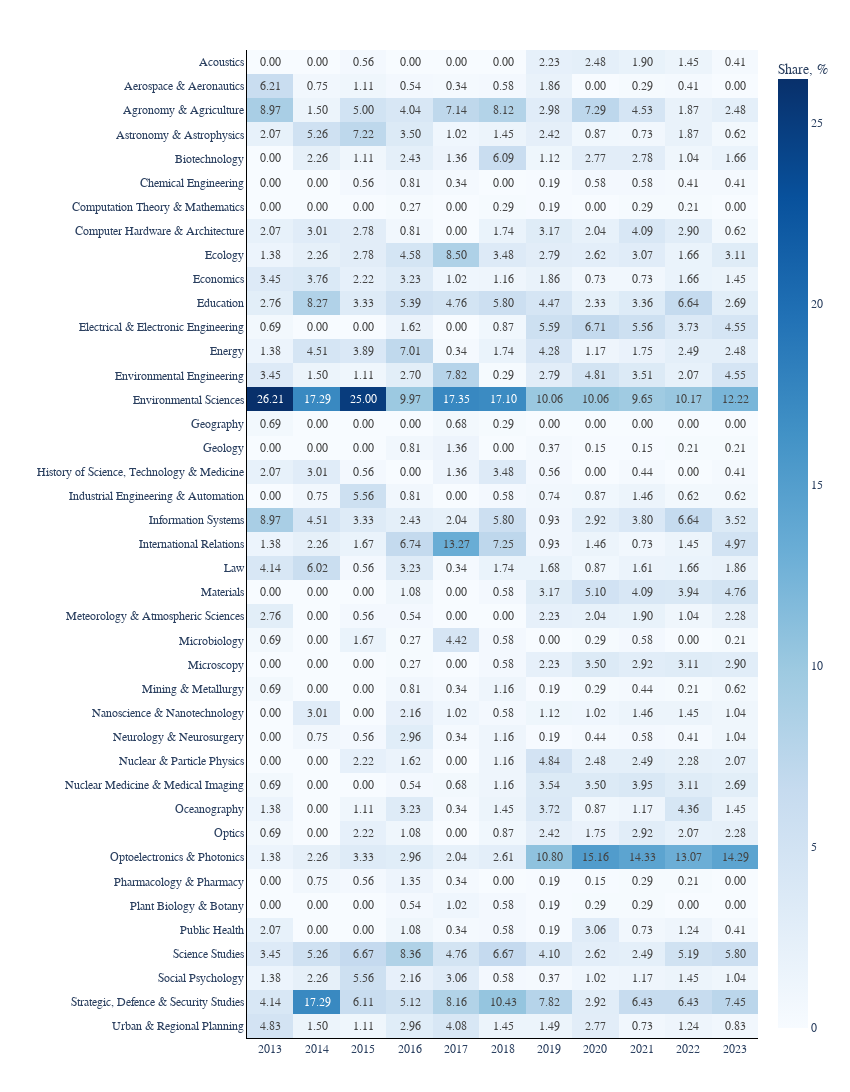

The cell this chart's notebook holds for it:
### Markdown cell above
During Xi Jinping's era, the research articles predominantly centered around subfields like Environmental Sciences, Agronomy & Agriculture, Computer Hardware & Architecture, Ecology, Economics, Education, Electrical & Electronic Engineering, Energy, Environmental Engineering, Information Systems, Optoelectronics & Photonics, Science Studies, and Strategic, Defence & Security Studies.

In 2023, Optoelectronics & Photonics emerged as the most represented subfield, making up 14.29% of the topics. It was followed by Environmental Sciences at 12.22%, Strategic, Defence & Security Studies at 7.45%, Science Studies at 5.80%, and International Relations at 4.97%. While these numbers suggest a strong focus on these areas, there's an inconsistency: despite the apparent emphasis on Optoelectronics & Photonics, Strategic Studies, and Environmental Sciences, other important and emerging fields like Materials, Meteorology & Atmospheric Sciences, Nuclear & Particle Physics, Microscopy, and Nuclear Medicine & Medical Imaging are underrepresented. 

This underrepresentation could indicate a gap between the evolving scientific priorities and the actual research output, pointing to potential areas for future growth and exploration.

### Code cell
#| echo: false
#| output: true
#| fig-cap: 'Distribution of Articles by Subfield, 2013-2023'
#| label: fig-subfield-distribution

gp = df.groupby(['year', 'subfield_en'])['title_cn'].nunique().reset_index(name='count')
gp['share'] = gp['count'] / gp.groupby('year')['count'].transform('sum')*100
gp = gp[gp['year'] > 2012]

# pivot the df to create a matrix & fill nan values with 0
heatmap_data = gp.pivot(index='subfield_en', columns='year', values='share')
heatmap_data = heatmap_data.fillna(0)

fig = px.imshow(heatmap_data,
                text_auto = '.2f',
                template='plotly_white',
                color_continuous_scale='Blues',
                labels = dict(x = "Year", y = "", color = "Share, %"))

fig.update_layout(
    layout,
    width=850,
    height=1500,
    #title='Distribution of Articles by Field, 2013-2023',
    xaxis=dict(
        side = "bottom",
        tickmode='array', 
        tickvals=gp['year'].unique()
    )
)

fig.update_traces(
    hovertemplate='Year: %{x}<br>Subfield: %{y}<br>Share: %{z:.2f}%<extra></extra>'
)

fig.show()

### Figure 1 — Plotly figure (JSON) as saved in the notebook; plotly's stock layout.template omitted (floating-point values rounded to 4 significant figures; data arrays with more than 128 entries replaced by an {"elided": "..."} marker saying what was removed)
{"data": [{"coloraxis": "coloraxis", "hovertemplate": "Year: %{x}<br>Subfield: %{y}<br>Share: %{z:.2f}%<extra></extra>", "name": "0", "texttemplate": "%{z:.2f}", "type": "heatmap", "x": [2013, 2014, 2015, 2016, 2017, 2018, 2019, 2020, 2021, 2022, 2023], "xaxis": "x", "y": ["Acoustics", "Aerospace & Aeronautics", "Agronomy & Agriculture", "Astronomy & Astrophysics", "Biotechnology", "Chemical Engineering", "Computation Theory & Mathematics", "Computer Hardware & Architecture", "Ecology", "Economics", "Education", "Electrical & Electronic Engineering", "Energy", "Environmental Engineering", "Environmental Sciences", "Geography", "Geology", "History of Science, Technology & Medicine", "Industrial Engineering & Automation", "Information Systems", "International Relations", "Law", "Materials", "Meteorology & Atmospheric Sciences", "Microbiology", "Microscopy", "Mining & Metallurgy", "Nanoscience & Nanotechnology", "Neurology & Neurosurgery", "Nuclear & Particle Physics", "Nuclear Medicine & Medical Imaging", "Oceanography", "Optics", "Optoelectronics & Photonics", "Pharmacology & Pharmacy", "Plant Biology & Botany", "Public Health", "Science Studies", "Social Psychology", "Strategic, Defence & Security Studies", "Urban & Regional Planning"], "yaxis": "y", "z": {"elided": "41x11 float values"}}], "layout": {"coloraxis": {"colorbar": {"title": {"text": "Share, %"}}, "colorscale": [[0, "rgb(247,251,255)"], [0.125, "rgb(222,235,247)"], [0.25, "rgb(198,219,239)"], [0.375, "rgb(158,202,225)"], [0.5, "rgb(107,174,214)"], [0.625, "rgb(66,146,198)"], [0.75, "rgb(33,113,181)"], [0.875, "rgb(8,81,156)"], [1, "rgb(8,48,107)"]]}, "font": {"family": "Verdana", "size": 12}, "height": 1500, "margin": {"b": 50, "l": 20, "r": 20, "t": 50}, "width": 850, "xaxis": {"anchor": "y", "constrain": "domain", "domain": [0, 1], "linecolor": "black", "scaleanchor": "y", "showline": true, "side": "bottom", "tickmode": "array", "tickvals": [2013, 2014, 2015, 2016, 2017, 2018, 2019, 2020, 2021, 2022, 2023], "title": {"font": {"family": "Verdana", "size": 14}, "text": ""}}, "yaxis": {"anchor": "x", "autorange": "reversed", "constrain": "domain", "domain": [0, 1], "linecolor": "black", "showline": true, "title": {"text": ""}}}}
